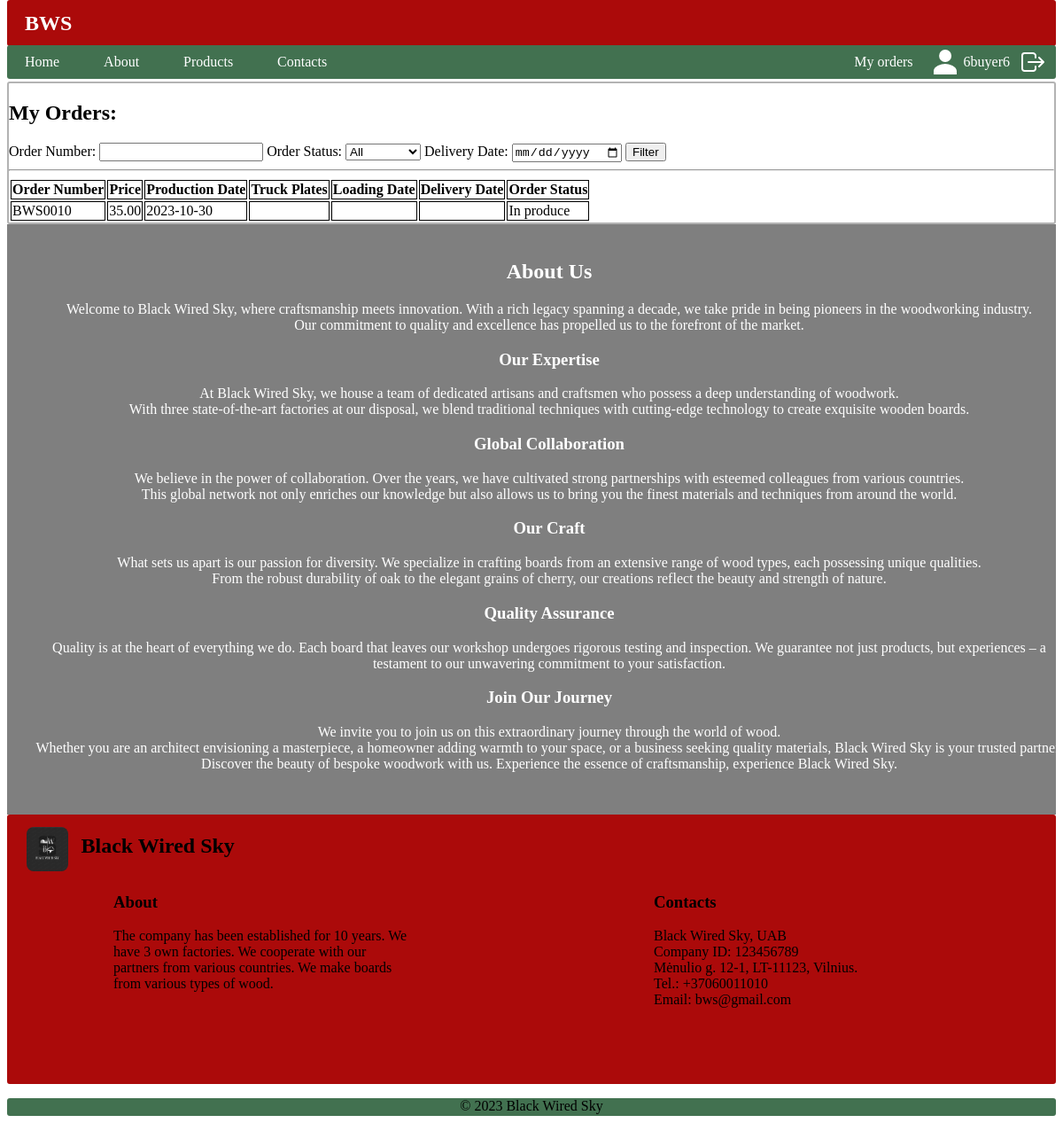
Page /bws/user_orders/ (signed in) on the earlier database version.
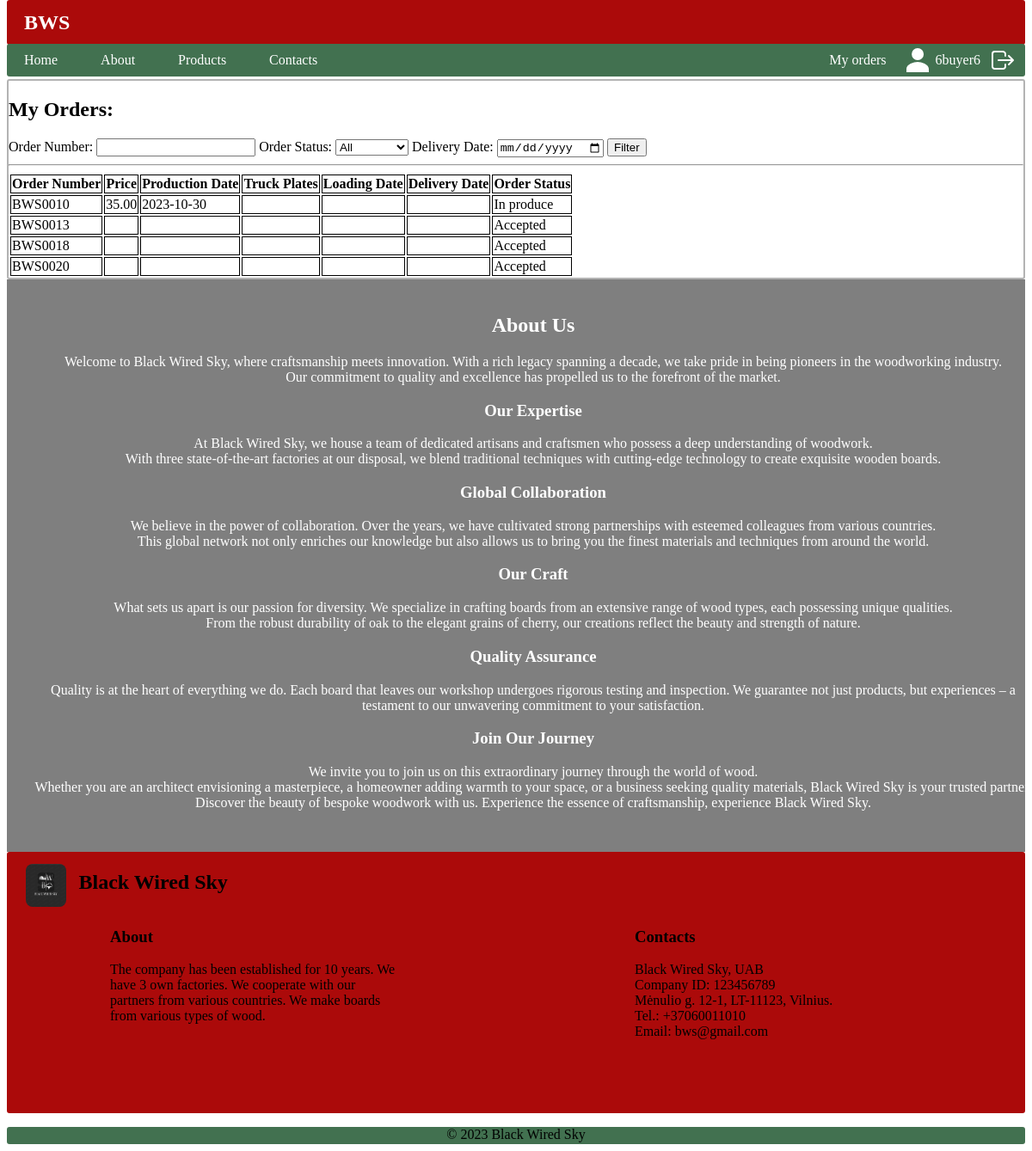
Same page on the later database version.
### bws/models.py (models this page shows, shortened)
class Order(models.Model):
    order_nr = models.CharField(verbose_name='Order Number', max_length=20, unique=True, blank=True, editable=False)
    creating_date = models.DateTimeField(verbose_name='Create Date', default=timezone.now, editable=False)
    buyer_info = models.ForeignKey(to='BuyerOrder', verbose_name='Buyer', on_delete=models.CASCADE, null=True, blank=True)
    seller_info = models.ForeignKey(to='SellerOrder', verbose_name='Seller', on_delete=models.CASCADE, null=True, blank=True)
    price = models.CharField(verbose_name='Price', max_length=10, blank=True, editable=False)
    production_date = models.CharField(verbose_name='Production Date', max_length=10, blank=True, editable=False)
    transport = models.ForeignKey(to='TransportCompany', verbose_name='Transport Information', on_delete=models.CASCADE, null=True, blank=True, related_name='orders_as_transport')
    transport_plates = models.ForeignKey(to='Transport', verbose_name='Truck Plates', on_delete=models.CASCADE, null=True, blank=True, related_name='orders_as_plates')
    transport_load_date = models.ForeignKey(to='Transport', verbose_name='Transport Loading Date', on_delete=models.CASCADE, null=True, blank=True, related_name='orders_as_load_date')
    transport_unload_date = models.ForeignKey(to='Transport', verbose_name='Transport Unloading Date', on_delete=models.CASCADE, null=True, blank=True, related_name='orders_as_unload_date')
    user_client = models.ForeignKey(User, on_delete=models.CASCADE, null=True, blank=True)
    ORDER_STATUS = (
        ('a', 'Accepted'),
        ('p', 'In produce'),
        ('l', 'Loaded'),
        ('y', 'Delivered'),
        ('d', 'Declined'),
    )
    order_status = models.CharField(verbose_name='Status', choices=ORDER_STATUS, max_length=20, blank=True, editable=False)
    class Meta:
        verbose_name = 'Order'
        verbose_name_plural = 'Orders'

### bws/views.py (the view)
# urls.py: path('user_orders/', views.UserOrdersListView.as_view(), name='user_orders'),
class UserOrdersListView(LoginRequiredMixin, generic.ListView):
    model = Order
    template_name = 'user_orders.html'
    context_object_name = 'user_orders'
    def get_queryset(self):
        queryset = Order.objects.filter(user_client=self.request.user)
        order_number = self.request.GET.get('order_number')
        order_status = self.request.GET.get('order_status')
        delivery_date = self.request.GET.get('delivery_date')
        if order_number:
            queryset = queryset.filter(order_nr__icontains=order_number)
        if order_status:
            queryset = queryset.filter(order_status=order_status)
        if delivery_date:
            queryset = queryset.filter(transport_unload_date__unloading_date=delivery_date)
        return queryset

### bws/templates/user_orders.html (shortened to what this page needs)
{% extends 'base.html' %}
{% load static %}
{% block 'content' %}
<div class="content">
    <h2>My Orders:</h2>
    <form method="get" action="{% url 'user_orders' %}">
        <label for="order_number">Order Number:</label>
        <input type="text" id="order_number" name="order_number" value="{{ request.GET.order_number }}">
        <label for="order_status">Order Status:</label>
        <select id="order_status" name="order_status">
            <option value="">All</option>
        </select>
        <label for="delivery_date">Delivery Date:</label>
        <input type="date" id="delivery_date" name="delivery_date" value="{{ request.GET.delivery_date }}">
        <button type="submit">Filter</button>
    </form>
    <hr>
    <table>
        <tr>
            <th>Order Number</th>
            <th>Price</th>
            <th>Production Date</th>
            <th>Truck Plates</th>
            <th>Loading Date</th>
            <th>Delivery Date</th>
            <th>Order Status</th>
        </tr>
        {% for order in user_orders %}
        <tr>
            <td>{{ order.order_nr }}</td>
            {% if order.price %}
            <td>{{ order.price }}</td>
            {% else %}
            <td></td>
            {% endif %}
            <td>{{ order.production_date }}</td>
            <td>{{ order.transport_plates.truck_plates }}</td>
            <td>{{ order.transport_load_date.loading_date }}</td>
            <td>{{ order.transport_unload_date.unloading_date }}</td>
            <td>{{ order.get_order_status_display }}</td>
        </tr>
        {% empty %}
        <tr>
            <td colspan="7">No orders found.</td>
        </tr>
        {% endfor %}
    </table>
</div>
{% endblock %}

### bws/templates/base.html (shortened to what this page needs)
<!DOCTYPE html>
{% load static %}
<html lang="en" xmlns="http://www.w3.org/1999/html">
<head>
  <link rel="stylesheet" type="text/css" href="{% static 'css/style.css' %}">
</head>
<body>
  <div class="upper-panel">
    <div class="logo">BWS</div>
  </div>
  <div class="menu-bar">
    <div class="menu-items">
      <a href="{% url 'index' %}" class="menu-item">Home</a>
      <a href="#content3" class="menu-item">About</a>
      <a href="{% url 'products' %}" class="menu-item">Products</a>
      <a href="#footer" class="menu-item">Contacts</a>
    </div>
    <div class="menu-user-items">
      {% if user.is_authenticated %}
      <a href="{% url 'user_orders' %}" class="menu-user-item">My orders</a>
      <a href="{% url 'profile' %}" class="menu-user-icon">
        <svg width="32" height="32" fill="currentColor" viewBox="0 0 24 24" xmlns="http://www.w3.org/2000/svg">
        <path d="M12 12a5.25 5.25 0 1 0 0-10.499A5.25 5.25 0 0 0 12 12Zm0 1.5c-3.254 0-9.75 2.01-9.75 6v3h19.5v-3c0-3.99-6.496-6-9.75-6Z"></path>
        </svg>
        <span>{{ user.username }}</span>
      </a>
      <a href="{% url 'logout' %}" class="menu-user-logout">
      </a>
      {% endif %}
    </div>
  </div>
    {% block 'content' %}{% endblock %}
<div class="content3" id="content3">
  <div class="video-container">
    <video autoplay muted loop id="background-video">
      <source src="{% static 'factory.mp4' %}" type="video/mp4">
    </video>
    <div class="overlay">
      <div class="content-info">
        <div class="credits">
          <h2>About Us</h2>
          <p>Welcome to Black Wired Sky, where craftsmanship meets innovation. With a rich legacy spanning a decade, we take pride in being pioneers in the woodworking industry. <br> Our commitment to quality and excellence has propelled us to the forefront of the market.</p>
          <h3>Our Expertise</h3>
          <p>At Black Wired Sky, we house a team of dedicated artisans and craftsmen who possess a deep understanding of woodwork. <br> With three state-of-the-art factories at our disposal, we blend traditional techniques with cutting-edge technology to create exquisite wooden boards.</p>
          <h3>Global Collaboration</h3>
          <p>We believe in the power of collaboration. Over the years, we have cultivated strong partnerships with esteemed colleagues from various countries. <br> This global network not only enriches our knowledge but also allows us to bring you the finest materials and techniques from around the world.</p>
          <h3>Our Craft</h3>
          <p>What sets us apart is our passion for diversity. We specialize in crafting boards from an extensive range of wood types, each possessing unique qualities. <br> From the robust durability of oak to the elegant grains of cherry, our creations reflect the beauty and strength of nature.</p>
          <h3>Quality Assurance</h3>
          <p>Quality is at the heart of everything we do. Each board that leaves our workshop undergoes rigorous testing and inspection. We guarantee not just products, but experiences – a testament to our unwavering commitment to your satisfaction.</p>
          <h3>Join Our Journey</h3>
          <p>We invite you to join us on this extraordinary journey through the world of wood. <br> Whether you are an architect envisioning a masterpiece, a homeowner adding warmth to your space, or a business seeking quality materials, Black Wired Sky is your trusted partner. <br> Discover the beauty of bespoke woodwork with us. Experience the essence of craftsmanship, experience Black Wired Sky.</p>
        </div>
      </div>
    </div>
  </div>
</div>
<footer>
  <div class="footer" id="footer">
    <div class="footer-logo">
      <a href="#" class="no-link-style">
        <img src="{% static 'images/logo.png' %}">
        <h2>Black Wired Sky</h2>
      </a>
    </div>
    <div class="footer-general">
      <div class="footer-about">
        <h3>About</h3>
        <p>The company has been established for 10 years. We have 3 own factories. We cooperate with our partners from various countries. We make boards from various types of wood.</p>
      </div>
      <div class="footer-Contacts">
        <h3>Contacts</h3>
          <p>Black Wired Sky, UAB<br>Company ID: 123456789<br>Mėnulio g. 12-1, LT-11123, Vilnius.<br>Tel.: +37060011010<br>Email: bws@gmail.com</p>
      </div>
    </div>
  </div>
  <div class="footer-info">
    <p>© 2023 Black Wired Sky</p>
  </div>
</footer>
</body>
</html>

### bws/static/css/style.css (style rules this page uses)
.upper-panel { display: flex; justify-content: space-between; align-items: center; background-color: #ab0a0a; color: #fff; padding: 10px 20px; border-radius: 3px; position: fixed; top: 0px; left: 8px; right: 8px; }
.logo { font-size: 24px; font-weight: bold; }
.menu-bar { background-color: #427150; display: flex; justify-content: space-between; align-items: center; border-radius: 3px; position: fixed; top: 51px; left: 8px; right: 8px; }
.menu-items { display: flex; align-items: center; }
.menu-item { padding: 10px 20px; color: #fff; text-decoration: none; transition: background-color 0.3s; margin-right: 10px; }
.menu-user-icon { color: #fff; margin-right: 10px; text-decoration: none; display: flex; align-items: center; }
.menu-user-icon svg { margin-right: 5px; }
.menu-user-logout { color: #fff; margin-right: 10px; text-decoration: none; display: flex; align-items: center; }
.menu-user-items { display: flex; }
.menu-user-item { padding: 10px 20px; color: #fff; text-decoration: none; transition: background-color 0.3s margin-right: 10px; }
.content { border: 2px solid #B3B3B3; border-radius: 3px; margin-top: 92px; }
.logo { font-size: 24px; font-weight: bold; animation: logoAnimation 5s linear infinite; }
.footer { border: 2px solid #ab0a0a; border-radius: 3px; background-color: #ab0a0a; height: 300px; }
.footer-logo { display: inline-block; margin-left: 20px; }
.footer-logo img { width: 20%; height: 50px; vertical-align: middle; border-radius: 8px; }
.footer-logo h2 { display: inline-block; margin-left: 10px; }
.footer-general { display: flex; justify-content: space-between; }
.footer-about, .footer-Contacts { flex: 0 0 calc(50% - 20px); padding: 0 10%; box-sizing: border-box; }
.table, th, td { border: 1px solid #000; }
.footer-info { margin-top: 0; background-color: #427150; border-radius: 3px; height: 20px; width: auto; text-align: center; }
.content3 { position: relative; }
.video-container { position: relative; width: 100%; height: 0; padding-bottom: 56.25%; }
#background-video { position: absolute; top: 0; left: 0; width: 100%; height: 100%; object-fit: cover; z-index: -1; }
.overlay { position: absolute; top: 0; left: 0; width: 100%; height: 100%; background-color: rgba(0, 0, 0, 0.5); z-index: 1; overflow: hidden; }
.content-info { position: absolute; top: 0; left: 0; width: 100%; padding: 20px; color: white; text-align: center; z-index: 2; }
.credits { animation: creditsScroll 50s linear infinite; }
a.no-link-style { text-decoration: none; color: inherit; cursor: pointer; }

Differences in the rows shown:
added Order: order_nr "BWS0013", order_status "Accepted"
added Order: order_nr "BWS0018", order_status "Accepted"
added Order: order_nr "BWS0020", order_status "Accepted"
